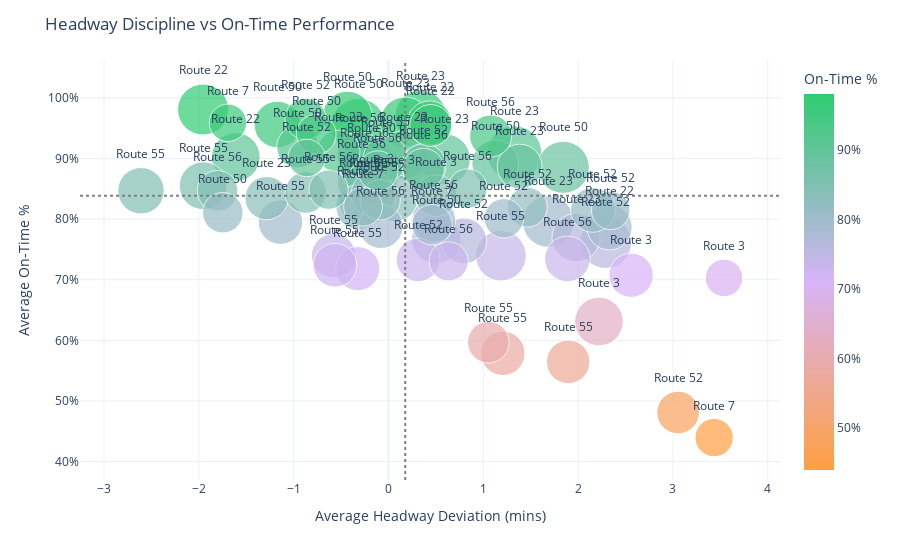

Notebook code cell kept with this figure:
### Code cell
bubble_data = op_route.sort_values("total_events", ascending=False).head(75).copy()
bubble_data["Operator"] = bubble_data["OPERATOR"].apply(lambda x: f"Op {x}")
bubble_data["Route"] = bubble_data["ROUTE_ABBR"].apply(lambda x: f"Route {x}")
fig_bubble = px.scatter(
    bubble_data,
    x="mean_hdw_dev",
    y="mean_on_time",
    size="total_events",
    color="Operator",
    hover_name="Route",
    text="Route",
    size_max=40
)
fig_bubble.update_traces(textposition="top center")
fig_bubble.update_layout(
    title="Headway Discipline vs On-Time Performance",
    xaxis_title="Average Headway Deviation (mins)",
    yaxis_title="Average On-Time %",
    yaxis_tickformat=".0%",
    template="plotly_white"
)
fig_bubble.add_hline(y=bubble_data["mean_on_time"].median(), line_dash="dot", line_color="gray")
fig_bubble.add_vline(x=bubble_data["mean_hdw_dev"].median(), line_dash="dot", line_color="gray")
fig_bubble.show()

### Figure 1 — Plotly figure (JSON) as saved in the notebook; plotly's stock layout.template omitted (floating-point values rounded to 4 significant figures)
{"data": [{"customdata": [["Op 1266"], ["Op 1147"], ["Op 1133"], ["Op 304"], ["Op 332"], ["Op 2246"], ["Op 409"], ["Op 1368"], ["Op 1762"], ["Op 1650"], ["Op 379"], ["Op 1566"], ["Op 1623"], ["Op 1761"], ["Op 1170"], ["Op 1204"], ["Op 1824"], ["Op 1914"], ["Op 1401"], ["Op 329"], ["Op 559"], ["Op 1410"], ["Op 1372"], ["Op 1927"], ["Op 2399"], ["Op 1361"], ["Op 2760"], ["Op 2012"], ["Op 1343"], ["Op 1222"], ["Op 1208"], ["Op 1788"], ["Op 1823"], ["Op 517"], ["Op 1582"], ["Op 1500"], ["Op 1792"], ["Op 1040"], ["Op 2780"], ["Op 2082"], ["Op 326"], ["Op 1052"], ["Op 1590"], ["Op 1177"], ["Op 520"], ["Op 2706"], ["Op 1352"], ["Op 2352"], ["Op 2424"], ["Op 1800"], ["Op 1305"], ["Op 1682"], ["Op 1617"], ["Op 1948"], ["Op 2161"], ["Op 1359"], ["Op 2200"], ["Op 522"], ["Op 1717"], ["Op 2164"], ["Op 659"], ["Op 2967"], ["Op 1330"], ["Op 2321"], ["Op 1542"], ["Op 1736"], ["Op 1237"], ["Op 2733"], ["Op 2792"], ["Op 2324"], ["Op 2567"], ["Op 2312"], ["Op 1489"], ["Op 2053"], ["Op 723"]], "hovertemplate": "<b>%{hovertext}</b><br><br>mean_hdw_dev=%{x}<br>mean_on_time=%{marker.color:.1%}<br>total_events=%{marker.size}<br>Route=%{text}<br>Operator=%{customdata[0]}<extra></extra>", "hovertext": ["Route 50", "Route 23", "Route 50", "Route 50", "Route 52", "Route 23", "Route 23", "Route 23", "Route 22", "Route 55", "Route 23", "Route 50", "Route 50", "Route 22", "Route 23", "Route 3", "Route 56", "Route 56", "Route 23", "Route 55", "Route 3", "Route 50", "Route 56", "Route 50", "Route 55", "Route 55", "Route 52", "Route 56", "Route 56", "Route 22", "Route 55", "Route 3", "Route 23", "Route 3", "Route 52", "Route 55", "Route 55", "Route 22", "Route 56", "Route 55", "Route 3", "Route 52", "Route 55", "Route 56", "Route 55", "Route 52", "Route 55", "Route 23", "Route 23", "Route 52", "Route 56", "Route 50", "Route 22", "Route 3", "Route 56", "Route 55", "Route 55", "Route 52", "Route 56", "Route 7", "Route 50", "Route 52", "Route 56", "Route 50", "Route 52", "Route 52", "Route 56", "Route 56", "Route 56", "Route 7", "Route 52", "Route 7", "Route 52", "Route 3", "Route 7"], "legendgroup": "", "marker": {"color": [0.8787, 0.9088, 0.9545, 0.8854, 0.7612, 0.7959, 0.9702, 0.8986, 0.9808, 0.7395, 0.9601, 0.9701, 0.767, 0.9025, 0.9058, 0.6311, 0.8291, 0.861, 0.7696, 0.855, 0.8349, 0.8918, 0.8812, 0.9561, 0.8467, 0.8317, 0.7641, 0.7343, 0.9067, 0.7865, 0.8997, 0.8199, 0.8867, 0.8405, 0.8151, 0.7396, 0.7949, 0.9584, 0.788, 0.5785, 0.7074, 0.888, 0.7183, 0.798, 0.7239, 0.7328, 0.5645, 0.8346, 0.9115, 0.481, 0.9372, 0.919, 0.9544, 0.8387, 0.8823, 0.5969, 0.8438, 0.9653, 0.8467, 0.7908, 0.8105, 0.8317, 0.8795, 0.9398, 0.8196, 0.8013, 0.8504, 0.8485, 0.7303, 0.8205, 0.8142, 0.4395, 0.9009, 0.7029, 0.9589], "coloraxis": "coloraxis", "size": [2865, 2686, 2625, 2433, 2392, 2382, 2380, 2349, 2333, 2295, 2259, 2200, 2178, 2126, 2123, 2118, 2108, 2089, 2080, 2048, 2030, 1963, 1947, 1939, 1935, 1887, 1865, 1861, 1842, 1832, 1821, 1801, 1796, 1783, 1783, 1773, 1770, 1770, 1764, 1759, 1754, 1743, 1742, 1720, 1711, 1707, 1693, 1685, 1632, 1625, 1590, 1583, 1575, 1561, 1554, 1548, 1542, 1513, 1475, 1469, 1469, 1453, 1433, 1420, 1419, 1393, 1382, 1381, 1376, 1352, 1326, 1312, 1260, 1259, 1254], "sizemode": "area", "sizeref": 1.791, "symbol": "circle"}, "mode": "markers+text", "name": "", "orientation": "v", "showlegend": false, "text": ["Route 50", "Route 23", "Route 50", "Route 50", "Route 52", "Route 23", "Route 23", "Route 23", "Route 22", "Route 55", "Route 23", "Route 50", "Route 50", "Route 22", "Route 23", "Route 3", "Route 56", "Route 56", "Route 23", "Route 55", "Route 3", "Route 50", "Route 56", "Route 50", "Route 55", "Route 55", "Route 52", "Route 56", "Route 56", "Route 22", "Route 55", "Route 3", "Route 23", "Route 3", "Route 52", "Route 55", "Route 55", "Route 22", "Route 56", "Route 55", "Route 3", "Route 52", "Route 55", "Route 56", "Route 55", "Route 52", "Route 55", "Route 23", "Route 23", "Route 52", "Route 56", "Route 50", "Route 22", "Route 3", "Route 56", "Route 55", "Route 55", "Route 52", "Route 56", "Route 7", "Route 50", "Route 52", "Route 56", "Route 50", "Route 52", "Route 52", "Route 56", "Route 56", "Route 56", "Route 7", "Route 52", "Route 7", "Route 52", "Route 3", "Route 7"], "textposition": "top center", "type": "scatter", "x": [-0.1838, 1.329, -0.3184, 1.843, 2.29, 1.685, 0.3379, 0.5931, -1.955, 1.186, 0.1764, -0.4335, 0.5028, -1.611, 0.1592, 2.22, -0.2654, -0.2862, 1.978, -1.954, 0.06231, 1.126, -0.2526, -1.172, -2.61, -0.1635, 0.7952, 1.887, -0.305, 2.331, -0.0314, -0.3185, 1.383, -0.162, 2.155, -0.5787, -1.139, 0.4334, -0.08016, 1.206, 2.559, 0.3735, -0.3243, 0.4765, -0.5645, 0.3124, 1.896, -1.285, -0.5255, 3.054, 1.077, -0.9573, 0.4459, 0.5003, 0.3686, 1.053, -0.8735, -0.8757, -1.803, 0.4603, -1.747, -0.0876, -0.1113, -0.7621, 1.464, 1.218, 0.835, -0.6315, 0.6344, -0.2682, 2.344, 3.435, -0.8628, 3.539, -1.693], "xaxis": "x", "y": [0.8787, 0.9088, 0.9545, 0.8854, 0.7612, 0.7959, 0.9702, 0.8986, 0.9808, 0.7395, 0.9601, 0.9701, 0.767, 0.9025, 0.9058, 0.6311, 0.8291, 0.861, 0.7696, 0.855, 0.8349, 0.8918, 0.8812, 0.9561, 0.8467, 0.8317, 0.7641, 0.7343, 0.9067, 0.7865, 0.8997, 0.8199, 0.8867, 0.8405, 0.8151, 0.7396, 0.7949, 0.9584, 0.788, 0.5785, 0.7074, 0.888, 0.7183, 0.798, 0.7239, 0.7328, 0.5645, 0.8346, 0.9115, 0.481, 0.9372, 0.919, 0.9544, 0.8387, 0.8823, 0.5969, 0.8438, 0.9653, 0.8467, 0.7908, 0.8105, 0.8317, 0.8795, 0.9398, 0.8196, 0.8013, 0.8504, 0.8485, 0.7303, 0.8205, 0.8142, 0.4395, 0.9009, 0.7029, 0.9589], "yaxis": "y"}], "layout": {"coloraxis": {"colorbar": {"tickformat": ".0%", "title": {"text": "On-Time %"}}, "colorscale": [[0, "#FF9F43"], [0.5, "#D8B4F8"], [1, "#2ECC71"]]}, "legend": {"itemsizing": "constant", "tracegroupgap": 0}, "margin": {"t": 60}, "shapes": [{"line": {"color": "gray", "dash": "dot"}, "type": "line", "x0": 0, "x1": 1, "xref": "x domain", "y0": 0.8387, "y1": 0.8387, "yref": "y"}, {"line": {"color": "gray", "dash": "dot"}, "type": "line", "x0": 0.1764, "x1": 0.1764, "xref": "x", "y0": 0, "y1": 1, "yref": "y domain"}], "title": {"text": "Headway Discipline vs On-Time Performance"}, "xaxis": {"anchor": "y", "domain": [0, 1], "title": {"text": "Average Headway Deviation (mins)"}}, "yaxis": {"anchor": "x", "domain": [0, 1], "tickformat": ".0%", "title": {"text": "Average On-Time %"}}}}
